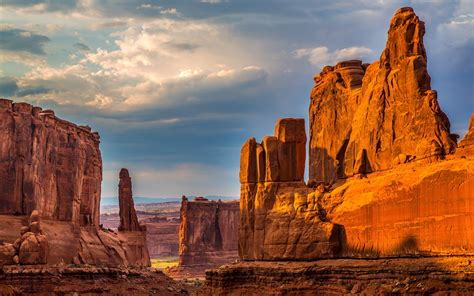
#> input picture examples/rock_canyon.jpg, 474 x 296 px, found by its file name
$ python driver.py
#> lines starting #> are read from the running program, lines starting #| are printed output that depends on the picture
### src/goph547lab00/arrays.py
import numpy as np

def square_ones(n):
    """Create an nxn array of ones.

    Parameters
    ----------
    n : int
        The size of the array.

    Returns
    -------
    numpy.ndarray, shape=(n,n)
    """
    return np.ones((n, n))

### examples/driver.py
import numpy as np
import matplotlib.pyplot as plt
from PIL import Image

from goph547lab00.arrays import (
    square_ones,
)

def arrays():

    A_np = np.ones((3, 3))
    A = square_ones(3)
    print(f"A_np:\n{A_np}")
    print(f"A:\n{A}")
    print()

    # Question B1
    C = np.ones((3, 5))
    print(f"Question B1: (3, 5) array of ones\n{C}")

   # Question B2
    D = np.full((6, 3), np.nan)
    print(f"Question B2: (6, 3) array of nans\n{D}")
    print()

    # Question B3
    odd_col = np.arange(45, 77, 2).reshape(-1, 1)
    print("Question B3: Column vector of odd numbers between 44 and 75")
    print(odd_col)
    print()

    # Quwstion B4
    total = np.sum(odd_col)
    print("Question B4: Sum of all numbers printed in Question B3")
    print(total)

    # Question B5
    A = np.array([
        [5,  7,  2],
        [1, -2,  3],
        [4,  4,  4]
    ])
    print("Question B5: Specified 3x3 array")
    print(A)
    print()

    #Question B6
    B = np.eye(3)
    print("Question B6: 3x3 identity matrix")
    print(B)
    print()

    #Question B7
    C = A * B
    print("Question B7: Element-wise multiplication of A and B")
    print(C)
    print()

    # Question B8
    D = np.matmul(A,B)
    print("Question B8: Matrix multiplication (dot product) of A and B")
    print(D)
    print()

    # Question B9
    E = np.cross(A, B)
    print("Question B9: Cross product of A and B (row-wise)")
    print(E)
    print()

    # Question B10
    img_array = np.asarray(Image.open('examples/rock_canyon.jpg'))
#> img_array is the input picture: shape (296, 474, 3); mean R, G, B 140.6, 100.4, 81.3
    print("Question B10: Loaded rock_canyon image")
    print(f"Image shape: {img_array.shape}")
#| Image shape: (296, 474, 3)
    print()

    # Question B11: plots image using imshow() fucntion
    img_plot = plt.imshow(img_array)
    plt.show()
    print(f'Question B11. Shape:\n{img_array.shape}')
#| Question B11. Shape:
#| (296, 474, 3)
    print()

    # Question B12
    gray_img = np.asarray(Image.open("examples/rock_canyon.jpg").convert("L"))
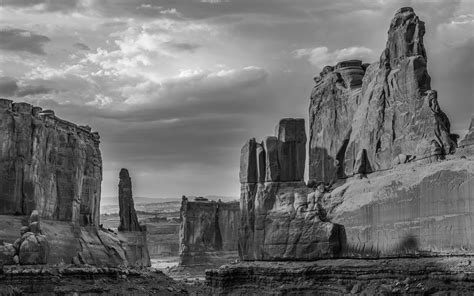
#> gray_img: shape (296, 474); min 3, max 250, mean 110.2
    print("Question B12: Grayscale image loaded with PIL")
    print(f"Grayscale image shape: {gray_img.shape}")
#| Grayscale image shape: (296, 474)
    print()

    # Question B13
    smaller_img = gray_img[168:233, 119:147]
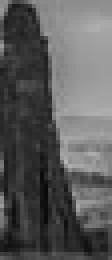
#> smaller_img: shape (65, 28) (shown 4 times larger); min 9, max 182, mean 90.3
    print(f'Question B13. Smaller image shape Shape:\n{smaller_img.shape}')
#| Question B13. Smaller image shape Shape:
#| (65, 28)
    plt.figure()
    plt.imshow(smaller_img, cmap='gray')
    plt.title("Small_Grey_Image")
    plt.axis('off')
    plt.show()
    print()

   # Question B14 and B15

    # Separate color channels
    R = img_array[:, :, 0]
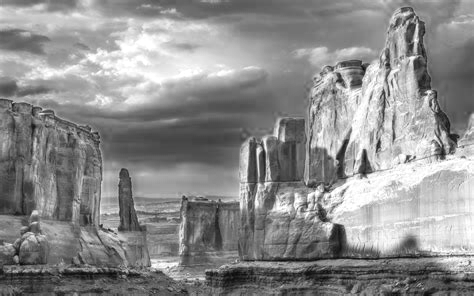
#> R: shape (296, 474); min 10, max 255, mean 140.6
    G = img_array[:, :, 1]
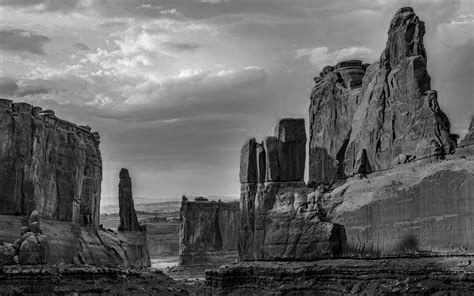
#> G: shape (296, 474); min 0, max 253, mean 100.4
    B = img_array[:, :, 2]
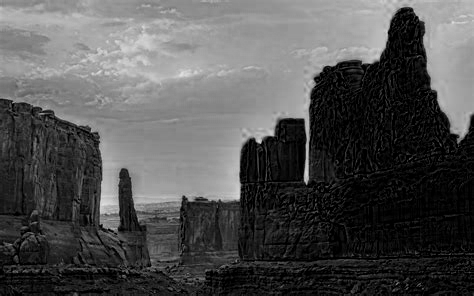
#> B: shape (296, 474); min 0, max 224, mean 81.3

    # ---- Plot (i): mean along y-direction vs x-coordinate ----
    mean_R_x = np.mean(R, axis=0)
#> mean_R_x = 474 values, max 188.6 at index 374, min 106.1 at index 253, mean 140.6
    mean_G_x = np.mean(G, axis=0)
#> mean_G_x = 474 values, max 139.2 at index 103, min 67.85 at index 419, mean 100.4
    mean_B_x = np.mean(B, axis=0)
#> mean_B_x = 474 values, max 133.3 at index 103, min 11.77 at index 403, mean 81.33
    mean_RGB_x = np.mean(img_array, axis=(0, 2))
#> mean_RGB_x = 474 values, max 141.7 at index 103, min 78.56 at index 419, mean 107.4

    # ---- Plot (ii): mean along x-direction vs y-coordinate ----
    mean_R_y = np.mean(R, axis=1)
#> mean_R_y = 296 values, max 187.3 at index 71, min 64.37 at index 273, mean 140.6
    mean_G_y = np.mean(G, axis=1)
#> mean_G_y = 296 values, max 161.2 at index 57, min 25.13 at index 274, mean 100.4
    mean_B_y = np.mean(B, axis=1)
#> mean_B_y = 296 values, max 158.9 at index 0, min 14.89 at index 274, mean 81.33
    mean_RGB_y = np.mean(img_array, axis=(1, 2))
#> mean_RGB_y = 296 values, max 163 at index 57, min 35.16 at index 274, mean 107.4

    # Create subplots
    fig, axes = plt.subplots(1, 2, figsize=(14, 5))

    # Plot (i)
    axes[0].plot(mean_R_x, color="red", label="Mean R")
    axes[0].plot(mean_G_x, color="green", label="Mean G")
    axes[0].plot(mean_B_x, color="blue", label="Mean B")
    axes[0].plot(mean_RGB_x, color="black", linewidth=2, label="Mean RGB")
    axes[0].set_xlabel("x-coordinate")
    axes[0].set_ylabel("Colour value")
    axes[0].set_title("Mean colour values vs x-coordinate")
    axes[0].legend()

    # Plot (ii)
    axes[1].plot(mean_R_y, np.arange(len(mean_R_y)), color="red", label="Mean R")
    axes[1].plot(mean_G_y, np.arange(len(mean_G_y)), color="green", label="Mean G")
    axes[1].plot(mean_B_y, np.arange(len(mean_B_y)), color="blue", label="Mean B")
    axes[1].plot(mean_RGB_y, np.arange(len(mean_RGB_y)), color="black", linewidth=2, label="Mean RGB")
    axes[1].set_xlabel("Colour value")
    axes[1].set_ylabel("y-coordinate")
    axes[1].set_title("Mean colour values vs y-coordinate")
    axes[1].legend()

    plt.tight_layout()
    plt.show()
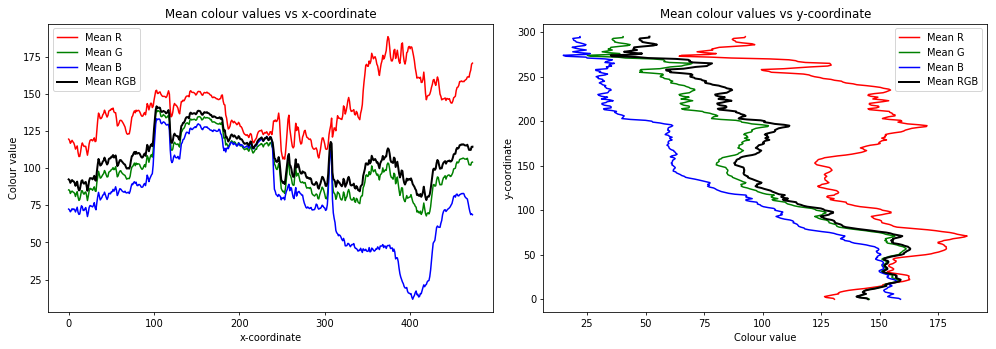
#> figure drawn by matplotlib, 2 panels; panel 1: curve peaks at x = 374, y = 188.6; panel 1: curve peaks at x = 103, y = 139.2; panel 1: curve peaks at x = 103, y = 133.3
    print("Question 14 and 15: Plots created succesfully")
    print()

    #Question B16

    fig.tight_layout()
    fig.savefig("rock_canyon_RGB_summary.png", dpi=200, bbox_inches="tight")
    plt.show()
    plt.close(fig)
    print("Question 16: Saved RGB summary image in examples folder")


if __name__ == '__main__':
    arrays()
